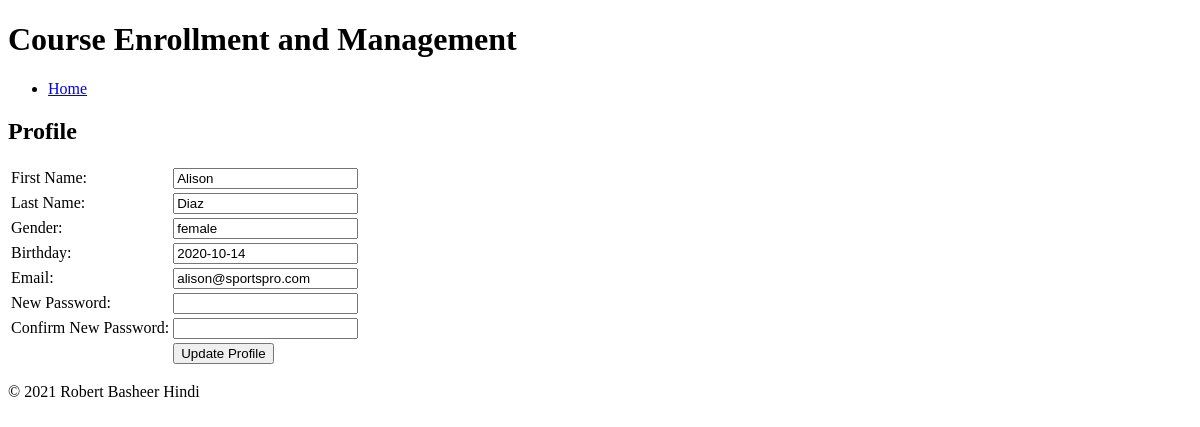
The app's page /Project/instructor_personal_info_controller/index.php?action=profile (signed in) with its own data.
### tables this page shows
CREATE TABLE instructors (
    instructorID int NOT NULL AUTO_INCREMENT,
    fname varchar(50) NOT NULL,
    lname varchar(50) NOT NULL,
    gender varchar(10) NOT NULL,    
    email varchar(50) NOT NULL UNIQUE,
    password varchar(50) NOT NULL,
    PRIMARY KEY (instructorID)
);

CREATE TABLE instructor_birthdays (
    instructorID int NOT NULL,
    birthday date NOT NULL,
    PRIMARY KEY (instructorID)
);

### Project/model/instructor_db.php (called while the page is built, shortened)
<?php
function get_instructor($email) {
    global $db;
    $query = 'SELECT * FROM instructors WHERE email = :email';
    $statement = $db->prepare($query);
    $statement->bindValue(':email', $email);
    $statement->execute();
    $instructor = $statement->fetch();
    return $instructor;
}
function get_birthday($instructor_id){
    global $db;
    $query = 'SELECT * FROM instructor_birthdays WHERE instructorID = :instructorID';
    $statement = $db->prepare($query);
    $statement->bindValue(':instructorID', $instructor_id);
    $statement->execute();
    $bday = $statement->fetch();
    return $bday;
}

### Project/instructor_personal_info_controller/profile.php (the view, shortened to what this page needs)
<?php
include '../view/header.php';
?>
<main>
    <h2>Profile</h2>
    <table>
        <form action="." method="post" id="aligned">
           <tr>
               <td><label>First Name:</label></td>
               <td><input type="text" name="fname"
                          value="<?php echo htmlspecialchars($instructor['fname']); ?>"><br></td>
           </tr>
           <tr>
               <td><label>Last Name:</label></td>
               <td><input type="text" name="lname"
                       value="<?php echo htmlspecialchars($instructor['lname']); ?>"><br></td>
           </tr>
           <tr>
               <td><label>Gender:</label></td>
               <td><input type="text" name="gender"
                           value="<?php echo htmlspecialchars($instructor['gender']); ?>"><br></td>
           </tr>
            <tr>
               <td><label>Birthday:</label></td>
               <td><input type="text" name="birthday"
                           value="<?php echo htmlspecialchars($bday['birthday']); ?>"><br></td>
           </tr>
           <tr>
               <td><label>Email:</label></td>
               <td><input type="text" name="email"
                       value="<?php echo htmlspecialchars($instructor['email']); ?>"><br></td>
           </tr>
           <tr>
               <td><label>New Password:</label></td>
               <td><input type="password" name="npassword" ><br></td>
           </tr>
           <tr>
               <td><label>Confirm New Password:</label></td>
               <td><input type="password" name="cpassword" ><br></td>
           </tr>
           <tr>
               <td></td>
               <td><input type="submit" value="Update Profile"><br></td>
           </tr>
       </form>
    </table>
</main>
<?php include '../view/footer.php'; ?>

### records on screen
instructors: fname "Alison", lname "Diaz", gender "female", email "alison@sportspro.com"
instructor_birthdays: birthday "2020-10-14"
